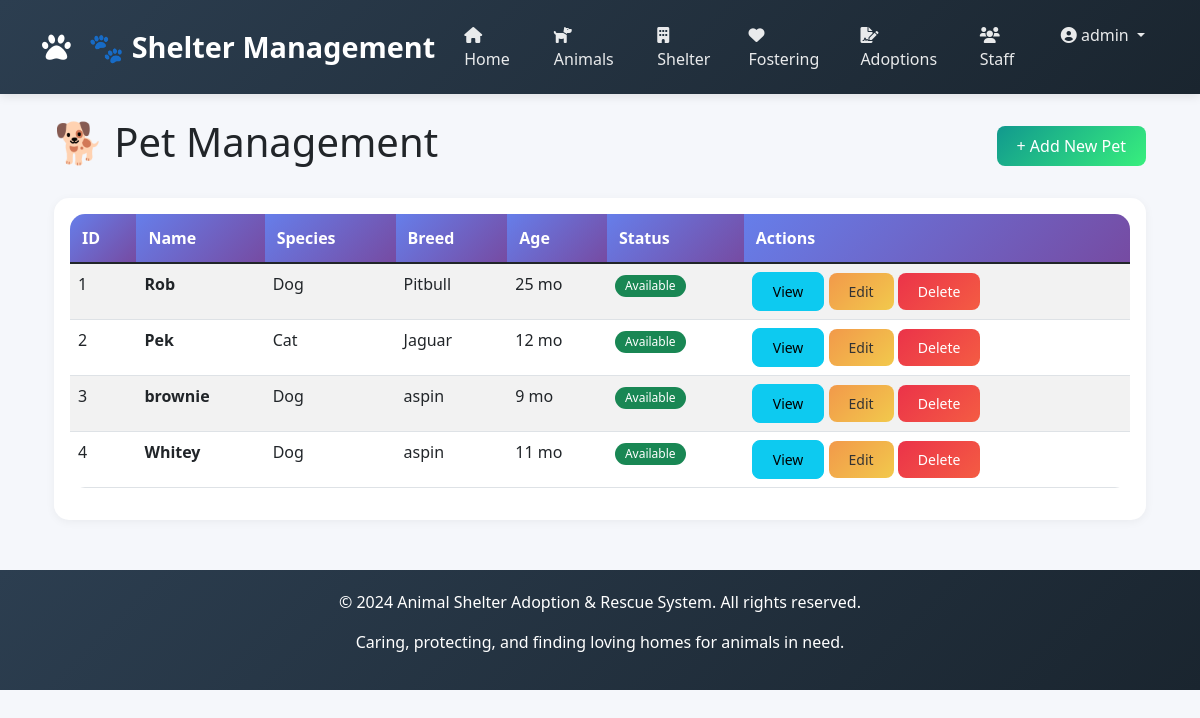
Screenshot of /animals/ (signed in) with the database file from the repository.
### apps/accounts/models.py (models this page shows, shortened)
class Staff(AbstractUser):
    ROLE_CHOICES = [
        ('Admin', 'Admin'),
        ('Manager', 'Manager'),
        ('Vet', 'Veterinarian'),
        ('Staff', 'Staff'),
        ('Volunteer', 'Volunteer'),
    ]
    staff_id = models.AutoField(primary_key=True)
    first_name = models.CharField(max_length=100)
    last_name = models.CharField(max_length=100)
    role = models.CharField(max_length=20, choices=ROLE_CHOICES, default='Staff')
    phone = models.CharField(max_length=20, blank=True, null=True)
    email = models.EmailField(unique=True)
    username = models.CharField(max_length=100, unique=True)
    status = models.BooleanField(default=True)
    date_joined = models.DateTimeField(default=timezone.now)
    last_login = models.DateTimeField(null=True, blank=True)
    USERNAME_FIELD = 'username'
    REQUIRED_FIELDS = ['email', 'first_name', 'last_name']
    class Meta:
        db_table = 'staff'

### apps/animals/models.py (models this page shows, shortened)
class Pet(models.Model):
    SPECIES_CHOICES = [
        ('Dog', 'Dog'), ('Cat', 'Cat'), ('Bird', 'Bird'),
        ('Rabbit', 'Rabbit'), ('Other', 'Other')
    ]
    SEX_CHOICES = [('M', 'Male'), ('F', 'Female')]
    SIZE_CHOICES = [('Small', 'Small'), ('Medium', 'Medium'), ('Large', 'Large')]
    STATUS_CHOICES = [
        ('Available', 'Available'), ('Pending', 'Pending'), ('Adopted', 'Adopted')
    ]
    pet_id = models.AutoField(primary_key=True)
    name = models.CharField(max_length=100)
    species = models.CharField(max_length=50, choices=SPECIES_CHOICES)
    breed = models.CharField(max_length=100, blank=True, null=True)
    age = models.IntegerField(validators=[MinValueValidator(0)], help_text="Age in months")
    sex = models.CharField(max_length=1, choices=SEX_CHOICES)
    size = models.CharField(max_length=10, choices=SIZE_CHOICES)
    color = models.CharField(max_length=50)
    vaccination_status = models.BooleanField(default=False)
    spay_neuter_status = models.BooleanField(default=False)
    medical_notes = models.TextField(blank=True, null=True)
    intake_date = models.DateField(auto_now_add=True)
    status = models.CharField(max_length=20, choices=STATUS_CHOICES, default='Available')
    class Meta:
        db_table = 'pets'

### apps/animals/views.py (the view)
# urls.py: path('', views.pet_list, name='pet_list'),
@login_required
def pet_list(request):
    pets = Pet.objects.all().order_by('-intake_date')
    return render(request, 'animals/pet_list.html', {'pets': pets})

### templates/animals/pet_list.html
{% extends 'base.html' %}
{% block content %}
<div class="container">
    <div class="d-flex justify-content-between align-items-center mb-4">
        <h1>🐕 Pet Management</h1>
        <a href="{% url 'pet_add' %}" class="btn btn-success">+ Add New Pet</a>
    </div>
    <div class="card">
        <div class="card-body">
            <div class="table-responsive">
                <table class="table table-striped table-hover">
                    <thead class="table-dark">
                        <tr>
                            <th>ID</th>
                            <th>Name</th>
                            <th>Species</th>
                            <th>Breed</th>
                            <th>Age</th>
                            <th>Status</th>
                            <th>Actions</th>
                        </tr>
                    </thead>
                    <tbody>
                        {% for pet in pets %}
                        <tr>
                            <td>{{ pet.pet_id }}</td>
                            <td><strong>{{ pet.name }}</strong></td>
                            <td>{{ pet.species }}</td>
                            <td>{{ pet.breed|default:"-" }}</td>
                            <td>{{ pet.age }} mo</td>
                            <td>
                                <span class="badge {% if pet.status == 'Available' %}bg-success{% else %}bg-warning{% endif %}">
                                    {{ pet.status }}
                                </span>
                            </td>
                            <td>
                                <a href="{% url 'pet_detail' pet.pet_id %}" class="btn btn-sm btn-info">View</a>
                                <a href="{% url 'pet_edit' pet.pet_id %}" class="btn btn-sm btn-warning">Edit</a>
                                <a href="{% url 'pet_delete' pet.pet_id %}" class="btn btn-sm btn-danger" onclick="return confirm('Are you sure?')">Delete</a>
                            </td>
                        </tr>
                        {% empty %}
                        <tr>
                            <td colspan="7" class="text-center">No pets found. <a href="{% url 'pet_add' %}">Add your first pet</a></td>
                        </tr>
                        {% endfor %}
                    </tbody>
                </table>
            </div>
        </div>
    </div>
</div>
{% endblock %}

### templates/base.html (shortened to what this page needs)
<!DOCTYPE html>
<html lang="en">
<head>
    <link href="https://cdn.jsdelivr.net/npm/bootstrap@5.1.3/dist/css/bootstrap.min.css" rel="stylesheet">
    <link rel="stylesheet" href="https://cdnjs.cloudflare.com/ajax/libs/font-awesome/6.0.0/css/all.min.css">
</head>
<body>
    <nav class="navbar navbar-expand-lg navbar-dark">
        <div class="container">
            <a class="navbar-brand" href="{% url 'index' %}">
                <i class="fas fa-paw"></i> 🐾 Shelter Management
            </a>
            <div class="collapse navbar-collapse" id="navbarNav">
                <ul class="navbar-nav ms-auto">
                    <li class="nav-item">
                        <a class="nav-link" href="{% url 'index' %}">
                            <i class="fas fa-home"></i> Home
                        </a>
                    </li>
                    <li class="nav-item">
                        <a class="nav-link" href="{% url 'pet_list' %}">
                            <i class="fas fa-dog"></i> Animals
                        </a>
                    </li>
                    <li class="nav-item">
                        <a class="nav-link" href="{% url 'shelter_list' %}">
                            <i class="fas fa-building"></i> Shelter
                        </a>
                    </li>
                    <li class="nav-item">
                        <a class="nav-link" href="{% url 'foster_list' %}">
                            <i class="fas fa-heart"></i> Fostering
                        </a>
                    </li>
                    <li class="nav-item">
                        <a class="nav-link" href="{% url 'adoption_list' %}">
                            <i class="fas fa-file-signature"></i> Adoptions
                        </a>
                    </li>
                    <li class="nav-item">
                        <a class="nav-link" href="{% url 'staff_list' %}">
                            <i class="fas fa-users"></i> Staff
                        </a>
                    </li>
                    {% if user.is_authenticated %}
                        <li class="nav-item dropdown">
                            <a class="nav-link dropdown-toggle" href="#" id="userDropdown" role="button" data-bs-toggle="dropdown">
                                <i class="fas fa-user-circle"></i> {{ user.username }}
                            </a>
                        </li>
                    {% endif %}
                </ul>
            </div>
        </div>
    </nav>
    <div class="container mt-4">
        {% block content %}
        {% endblock %}
    </div>
    <footer>
        <div class="container">
            <p>&copy; 2024 Animal Shelter Adoption & Rescue System. All rights reserved.</p>
            <p>Caring, protecting, and finding loving homes for animals in need.</p>
        </div>
    </footer>
</body>
</html>

### templates/base.html (style rules this page uses)
* { margin: 0; padding: 0; box-sizing: border-box; }
body { font-family: 'Segoe UI', Tahoma, Geneva, Verdana, sans-serif; background-color: #f5f7fb; }
.navbar { background: linear-gradient(135deg, #2c3e50 0%, #1a252f 100%); box-shadow: 0 2px 10px rgba(0,0,0,0.1); padding: 15px 0; }
.navbar-brand { font-size: 1.8rem; font-weight: bold; color: #fff !important; }
.navbar-brand i { margin-right: 10px; }
.nav-link { color: rgba(255,255,255,0.9) !important; font-weight: 500; margin: 0 5px; transition: all 0.3s; }
.card { border: none; border-radius: 15px; box-shadow: 0 2px 10px rgba(0,0,0,0.05); transition: transform 0.3s, box-shadow 0.3s; }
.btn { border-radius: 8px; padding: 8px 20px; font-weight: 500; transition: all 0.3s; }
.btn-success { background: linear-gradient(135deg, #11998e 0%, #38ef7d 100%); border: none; }
.btn-danger { background: linear-gradient(135deg, #eb3349 0%, #f45c43 100%); border: none; }
.btn-warning { background: linear-gradient(135deg, #f2994a 0%, #f2c94c 100%); border: none; color: #333; }
.table { background: white; border-radius: 15px; overflow: hidden; }
.table thead th { background: linear-gradient(135deg, #667eea 0%, #764ba2 100%); color: white; border: none; padding: 12px; }
footer { background: linear-gradient(135deg, #2c3e50 0%, #1a252f 100%); color: white; padding: 20px; text-align: center; margin-top: 50px; }
.badge { padding: 5px 10px; border-radius: 20px; font-weight: 500; }

### rows the page displays
Staff: username "admin"
Pet: pet_id "1", name "Rob", species "Dog", breed "Pitbull", age "25", status "Available"
Pet: pet_id "2", name "Pek", species "Cat", breed "Jaguar", age "12", status "Available"
Pet: pet_id "3", name "brownie", species "Dog", breed "aspin", age "9", status "Available"
Pet: pet_id "4", name "Whitey", species "Dog", breed "aspin", age "11", status "Available"
